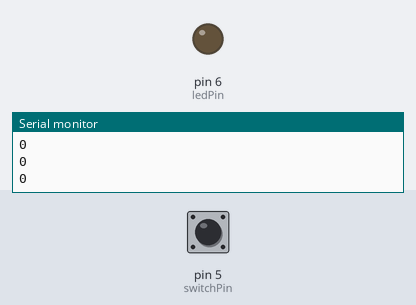
Bench run of a sketch on a simulated Arduino Uno, built with avr-gcc and run on an emulated ATmega328P. Parts: output pins drawn as LEDs (lit = HIGH), the last lines printed to the serial monitor. The inputs (shaded band) are chosen by the test bench; at power-on: pin 5 (switchPin) LOW.

Above: at 1.8 s.
1.9 s: pin 5 (switchPin) pulled HIGH for 0.6 s
At 2.9 s:
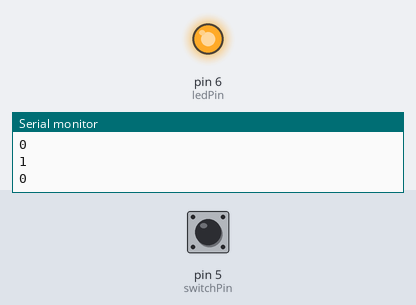
4.5 s: pin 5 (switchPin) pulled HIGH for 3.2 s
At 9.3 s:
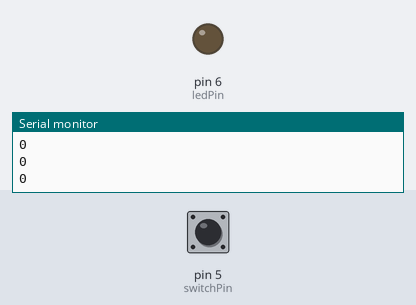
Timing chart, 0 to 10.8 s (numbered marks = the images above; inputs shaded):
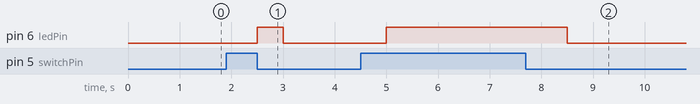

The sketch:

Switch-led.ino
```cpp
#define ledPin 6 // choose the pin for the LED
#define switchPin 5 // choose the input pin (for a pushbutton)

int val = 0; // variable for reading the pin status

void setup()
{
  Serial.begin(9600);
  pinMode(ledPin, OUTPUT); // declare LED as output
  pinMode(switchPin, INPUT); // declare pushbutton as input
}

void loop()
{
  val = digitalRead(switchPin); // read input value
  Serial.println(val);
  delay(500);
  if (val == HIGH)
  { // check if the input is HIGH (button released)
    digitalWrite(ledPin, HIGH); // turn LED ON
  } else {
    digitalWrite(ledPin, LOW); // turn LED OFF } }
  }
}
```

Measured:
- after the input at 1.9 s, pin 6 (ledPin): LOW → HIGH after 0.60 s, → LOW 0.50 s later
- after the input at 4.5 s, pin 6 (ledPin): LOW → HIGH after 0.50 s, → LOW 3.5 s later
